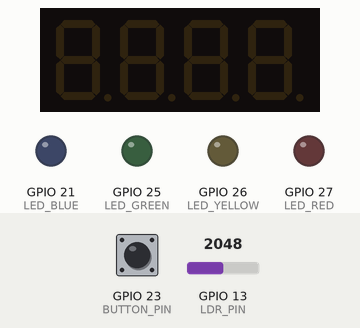
A program run on a simulated ESP32. Parts: 4-digit seven-segment display, output pins drawn as LEDs (lit = HIGH). Inputs (shaded band) come from the test bench; at power-on: GPIO 13 (LDR_PIN) = 2048, GPIO 23 (BUTTON_PIN) HIGH. What the program prints to the serial monitor is not drawn.

Above: at 1.2 s.
1.3 s: GPIO 13 (LDR_PIN) set to 1066
3.0 s: GPIO 13 (LDR_PIN) set to 969
At 3.7 s:
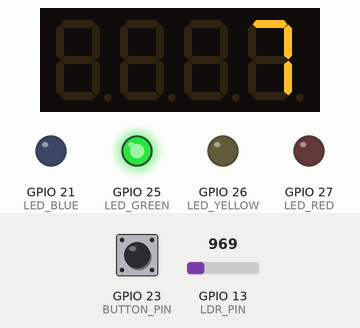
6.0 s: GPIO 23 (BUTTON_PIN) pulled LOW for 0.15 s
At 7.2 s:
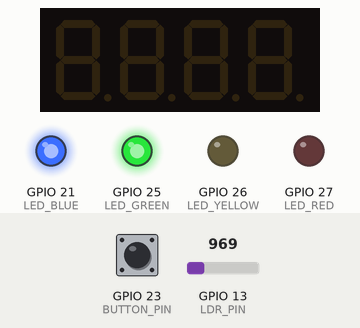
9.1 s: GPIO 23 (BUTTON_PIN) pulled LOW for 1 s
At 11.8 s:
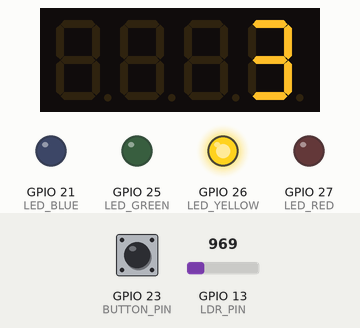
13.1 s: GPIO 23 (BUTTON_PIN) pulled LOW for 0.15 s
At 13.8 s:
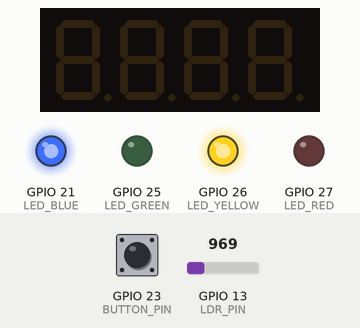
16.2 s: GPIO 13 (LDR_PIN) set to 1040
At 16.6 s:
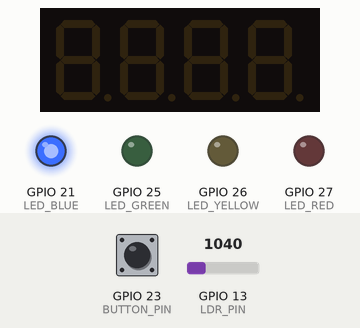
Timing chart, 0 to 20.2 s (numbered marks = the images above; inputs shaded):
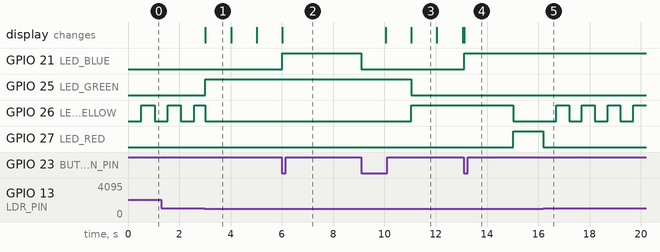

Measured:
- the behaviour switches between 1001 and 1000 on GPIO 13 (LDR_PIN) (found by bisection; images 0 and 1)
- after the input at 3.0 s, GPIO 25 (LED_GREEN): LOW → HIGH at once; the display: changes at once (image 1)
- after the input at 6.0 s, GPIO 21 (LED_BLUE): LOW → HIGH at once
- after the input at 9.1 s, GPIO 21 (LED_BLUE): HIGH → LOW at once; the display: first changes after 0.95 s (image 3 shows a later state)
- after the input at 13.1 s, GPIO 21 (LED_BLUE): LOW → HIGH at once
- after the input at 16.2 s, GPIO 26 (LED_YELLOW): alternates HIGH for 0.50 s and LOW for 0.50 s, starting after 0.50 s; GPIO 27 (LED_RED): HIGH → LOW at once
- what the display in image 1 shows lasts 1.0 s, from 3.0 s to 4.0 s

The program:

main.cpp
```cpp
#include <Arduino.h>
#include <TM1637Display.h>

// Định nghĩa chân kết nối
#define BUTTON_PIN 23
#define LED_BLUE 21
#define LED_GREEN 25
#define LED_YELLOW 26
#define LED_RED 27
#define LDR_PIN 13
#define CLK 18
#define DIO 19

// Khởi tạo đối tượng hiển thị TM1637
TM1637Display display(CLK, DIO);

// Biến toàn cục
int buttonState = 0;
int lastButtonState = HIGH;
bool displayOn = true;
int ldrValue = 0;
int countdown = 10; // Bắt đầu đếm từ 10 (cho đèn xanh)
unsigned long previousMillis = 0;
const long interval = 1000; // Thời gian đếm lùi (1 giây)
unsigned long blinkMillis = 0;
const long blinkInterval = 500; // Tốc độ nhấp nháy đèn vàng
const long debounceDelay = 50; // Thời gian chống rung nút
unsigned long lastDebounceTime = 0;
bool yellowBlinkState = false; // Trạng thái nhấp nháy của đèn vàng

enum TrafficLightState { GREEN, YELLOW, RED }; // Trạng thái đèn giao thông
TrafficLightState lightState = GREEN;         // Đèn bắt đầu từ xanh

void setup() {
    // Cài đặt chế độ cho các chân
    pinMode(BUTTON_PIN, INPUT_PULLUP);
    pinMode(LED_BLUE, OUTPUT);
    pinMode(LED_GREEN, OUTPUT);
    pinMode(LED_YELLOW, OUTPUT);
    pinMode(LED_RED, OUTPUT);
    pinMode(LDR_PIN, INPUT);

    // Cấu hình hiển thị
    display.setBrightness(0x0F); // Độ sáng tối đa
    display.showNumberDec(countdown);

    // Khởi động Serial để debug
    Serial.begin(115200);
}

void loop() {
    unsigned long currentMillis = millis();

    // Đọc giá trị cảm biến ánh sáng (LDR)
    ldrValue = analogRead(LDR_PIN);
    Serial.print("LDR Value: ");
    Serial.println(ldrValue);

    // Kiểm tra nút nhấn để bật/tắt hiển thị
    buttonState = digitalRead(BUTTON_PIN);
    if (buttonState == LOW && lastButtonState == HIGH && (currentMillis - lastDebounceTime) > debounceDelay) {
        displayOn = !displayOn; // Bật hoặc tắt hiển thị
        if (!displayOn) {
            display.clear();
            digitalWrite(LED_BLUE, HIGH); // Bật đèn xanh dương khi tắt bảng đếm số
        } else {
            digitalWrite(LED_BLUE, LOW);  // Tắt đèn xanh dương khi mở bảng đếm số
        }
        lastDebounceTime = currentMillis; // Cập nhật thời gian nút nhấn
    }
    lastButtonState = buttonState;

    // Countdown luôn chạy
    if (currentMillis - previousMillis >= interval) {
        previousMillis = currentMillis;
        countdown--;

        if (countdown < 0) {
            // Chuyển trạng thái khi hết thời gian đếm
            switch (lightState) {
                case GREEN:
                    lightState = YELLOW;  // Chuyển sang đèn vàng
                    countdown = 3;       // Đếm 3 giây cho đèn vàng
                    break;
                case YELLOW:
                    lightState = RED;    // Chuyển sang đèn đỏ
                    countdown = 10;      // Đếm 10 giây cho đèn đỏ
                    break;
                case RED:
                    lightState = GREEN;  // Quay lại đèn xanh
                    countdown = 10;      // Đếm 10 giây cho đèn xanh
                    break;
            }
        }

        // Cập nhật hiển thị nếu đang bật
        if (displayOn) {
            display.showNumberDec(countdown);
        }
    }

    // Xử lý đèn giao thông
    if (ldrValue > 1000) {  // Trời tối, đèn vàng nhấp nháy
        digitalWrite(LED_GREEN, LOW);
        digitalWrite(LED_RED, LOW);

        if (currentMillis - blinkMillis >= blinkInterval) {
            blinkMillis = currentMillis;
            yellowBlinkState = !yellowBlinkState;
            digitalWrite(LED_YELLOW, yellowBlinkState);
        }
        if (displayOn) display.clear(); // Không hiển thị khi trời tối
    } else {  // Ban ngày, đèn hoạt động bình thường
        switch (lightState) {
            case GREEN:
                digitalWrite(LED_GREEN, HIGH);
                digitalWrite(LED_YELLOW, LOW);
                digitalWrite(LED_RED, LOW);
                break;
            case YELLOW:
                digitalWrite(LED_GREEN, LOW);
                digitalWrite(LED_YELLOW, HIGH);
                digitalWrite(LED_RED, LOW);
                break;
            case RED:
                digitalWrite(LED_GREEN, LOW);
                digitalWrite(LED_YELLOW, LOW);
                digitalWrite(LED_RED, HIGH);
                break;
        }
    }
}
```
